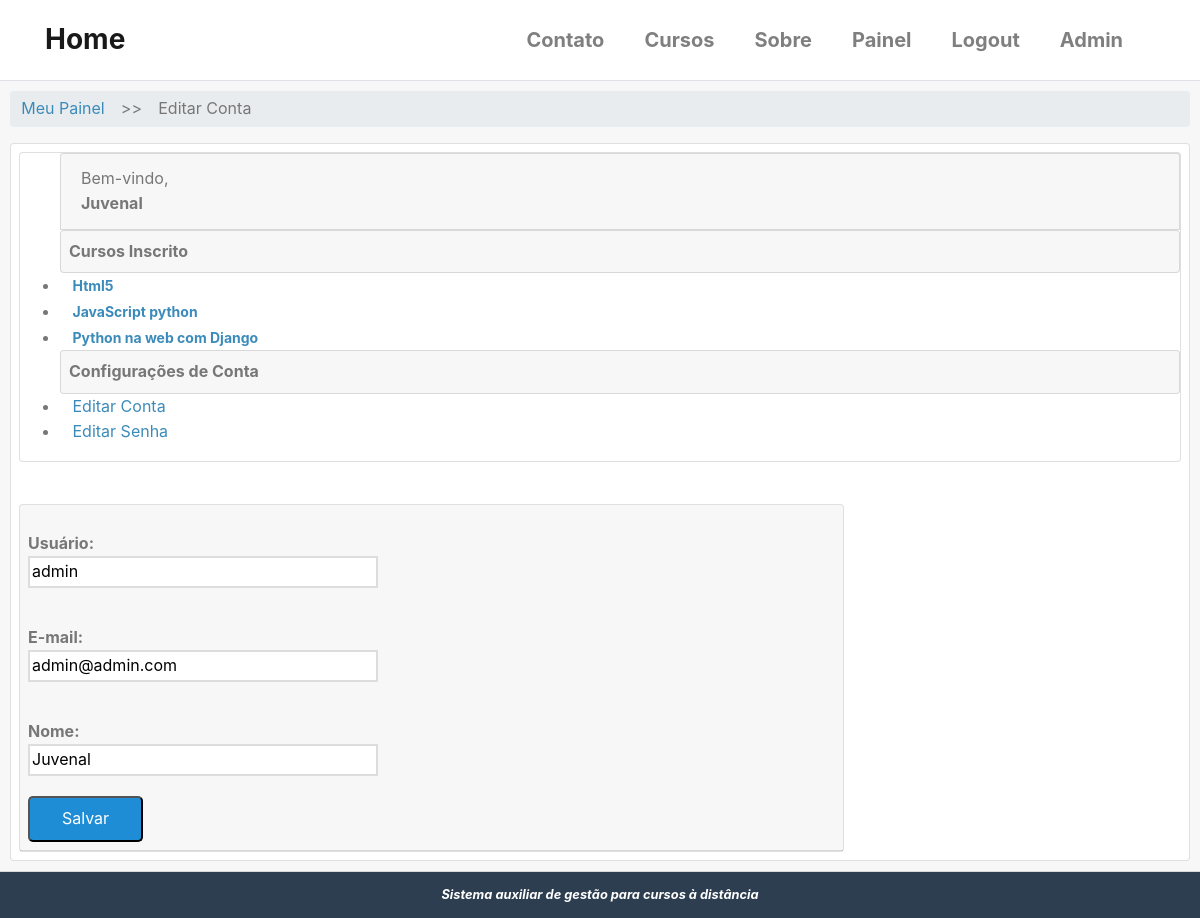
/conta/editar/usuario/ (signed in), run on the app's committed database.
### accounts/models.py (models this page shows, shortened)
class User(AbstractBaseUser, PermissionsMixin):
    username = models.CharField(
        'Usuário', max_length=30, unique=True,
        validators = [validators.RegexValidator(re.compile('^[\w.@+-]+$'),
        'O nome de usuário só pode conter letras, dígitos ou os seguintes caracteres: @/ ./ +/ -/ _',
        'Usuário inválido ou já existente!')]
    )
    email = models.EmailField('E-mail', unique=True)
    name = models.CharField('Nome', max_length=100, blank=True)
    is_active = models.BooleanField('Está ativo?', blank=True, default=True)
    is_staff = models.BooleanField('É da equipe?', blank=True, default=False)
    date_joined = models.DateTimeField('Data de Entrada', auto_now_add=True)
    objects = UserManager()
    USERNAME_FIELD = 'username'
    REQUIRED_FIELDS = ['email']
    class Meta:
        verbose_name = 'Usuário'
        verbose_name_plural = 'Usuários'
    def __str__(self):
        return self.name or self.username

### cursos/models.py (models this page shows, shortened)
class Enrollment(models.Model):
    STATUS_CHOICES = (
        (0, 'Pendente'),
        (1, 'Aprovado'),
        (2, 'Cancelado'),
        (3, 'Recusado'),
    )
    usuario = models.ForeignKey(
        settings.AUTH_USER_MODEL,
        verbose_name='Usuário',
        related_name='enrollments',
        on_delete=models.DO_NOTHING
    )
    curso = models.ForeignKey(
        Cursos, verbose_name='Curso',
        related_name='enrollments',
        on_delete=models.DO_NOTHING
    )
    status = models.ImageField(
        'Situação',
        choices=STATUS_CHOICES,
        default=0,
        blank=True
    )
    criado_em = models.DateTimeField('Criado em', auto_now_add=True)
    atualizado_em = models.DateTimeField('Atualizado em ', auto_now_add=True)
    class Meta:
        verbose_name = 'Inscrição'
        verbose_name_plural = 'Inscrições'
        """
        unique_together/unicidade - combina a unicidade entre cursos e usuário,
        ou seja, cada usuário se increve apenas uma vez para cada curso.
        """
        unique_together = (('usuario', 'curso'),)

class Cursos(models.Model):
    nome = models.CharField('Nome', max_length=100)
    slug = models.SlugField('Atalho')
    descricao = models.TextField('Descrição Simples', blank=True)
    sobre = models.TextField('Sobre o Curso', blank=True)
    data_inicial = models.DateField(
        'Data de início', null=True, blank=True,
    )
    imagem = models.ImageField(
        upload_to='cursos/imagens', verbose_name='Imagem',
        null=True, blank=True
    )
    criado_em = models.DateTimeField('Criado em', auto_now_add=True)
    atualizado_em = models.DateTimeField('Atualizado em ', auto_now_add=True)
    objects = CursosManager()
    def __str__(self):
        return self.nome
    class Meta:
        verbose_name = 'Curso'
        verbose_name_plural = 'Cursos'
        ordering = ['nome']  # ['-name'] ordem decrescente

### accounts/views.py (the view)
# urls.py: path('editar/usuario/', views.editar_usuario, name='editar_usuario'),
@login_required
def editar_usuario(request):
    template_name = 'accounts/editar_usuario.html'
    context = {}
    if request.method == 'POST':
        form = EditarUsuarioForm(request.POST, instance=request.user)
        if form.is_valid():
            form.save()
            messages.success(request,
                'Dados alterados com sucesso!!!'
                )
            return redirect('accounts:painel')
    else:
        form = EditarUsuarioForm(instance=request.user)
    context['form'] = form
    return render(request, template_name, context)

### accounts/forms.py
class EditarUsuarioForm(forms.ModelForm):
    class Meta:
        model = User
        fields = ['username', 'email', 'name']

### cursos/templatetags/cursos_tags.py (called while the page is built)
@register.simple_tag
def listar_meus_cursos(user):
    return Enrollment.objects.filter(usuario=user)

### templates/accounts/editar_usuario.html (shortened to what this page needs)
{% extends "accounts/dashboard.html" %}
{% block breadcrumb %}
    {{ block.super }}
    <li style='margin: 5px;'>>></li>
    <li><a>Editar Conta</a></li>
{% endblock %}
{% block dashboard_content %}
<form class="pure-form pure-form-stacked" method="POST">
    <fieldset>
        {% for field in form %}
        <div class="pure-control-group">
            <p style='padding: 0; margin: 2px 0 0 0;'>{{ field.label_tag }}</p>
            {{ field }}
        </div>
        {% endfor %}
        <div class="pure-controls">
            <button type="submit"
            class="pure-button pure-button-primary">
            Salvar</button>
        </div>
    </fieldset>
</form>
{% endblock %}

### templates/accounts/dashboard.html (shortened to what this page needs)
{% extends "base.html" %}
{% load static %}
{% load cursos_tags %}
{% block content %}
{% listar_meus_cursos user as enrollments %}
<div class="card-header" style='padding: 10px;'>
    <div class="">
        <ul class="breadcrumb pure-menu-heading">
            {% block breadcrumb %}
            <li><a class="" href="{% url 'accounts:painel' %}">Meu Painel</a></li>
            {% endblock %}
        </ul>
    </div>
    <div class="card" style='margin: auto;'>
        <div class="pure-g-r content-ribbon">
            <div class="pure-u-1-4 m-2">
                <div class="card pure-menu pure-menu-open">
                    <ul>
                        <li class="card card-header">
                            Bem-vindo, <strong>{{ user }}</strong>
                        </li>
                        {% block menu_options %}
                        <li class="card card-header p-2"><strong>Cursos Inscrito</strong></li>
                        {% for enrollment in enrollments %}
                        <li>
                            <a href="{% url 'cursos:anuncios' enrollment.curso.slug %}">
                                <strong style="font-size: 14px">{{ enrollment.curso }}</strong>
                            </a>
                        </li>
                        {% empty %}
                        <li style='padding: 5px 0 5px 15px;'>Não há inscrições</li>
                        {% endfor %}
                        <li class="card card-header p-2"><strong>Configurações de Conta</strong></li>
                        <li>
                            <a href="{% url 'accounts:editar_usuario' %}">
                                Editar Conta
                            </a>
                        </li>
                        <li>
                            <a href="{% url 'accounts:editar_senha' %}">
                            Editar Senha</a>
                        </li>
                        {% endblock menu_options %}
                    </ul>
                </div>
            </div>
            <br>
            <div class="carddash pure-u-2-3 m-2">
                <div class="card">
                    <div class="card-header p-2">
                    {% block dashboard_content %}{% endblock %}
                    </div>
                </div>
            </div>
        </div>
    </div>
</div>
{% endblock content %}

### static/css/styles1.css (style rules this page uses)
* { -webkit-box-sizing: border-box; -moz-box-sizing: border-box; box-sizing: border-box; }
a { color: #3b8bba; }
.pure-menu li a { padding-left: 0.5em; }
.carddash { margin: 40px; width: 70%; }
.pure-form label { margin: 1em 0 0; font-weight: bold; font-size: 100%; }
.pure-form input[type], .pure-form textarea, .pure-form select { border: 2px solid #ddd; box-shadow: none; font-size: 100%; width: 100%; max-width: 350px; margin-bottom: 0.3em; }
.pure-form .pure-control-group { margin-bottom: 1em; }
.pure-button-primary { background-color: #1f8dd6; color: white; padding: 0.5em 2em; border-radius: 5px; }
ul.breadcrumb { padding: 0; }
ul.breadcrumb li { display: inline-block; }
ul.breadcrumb li a { display: inline-block; padding: 0.3em 0.7em; }
a { color: #3b8bba; text-decoration: none; }

### data on the page
User: name "Juvenal", form "admin" "admin@admin.com" "Juvenal"
Enrollment: curso "Html5"
Enrollment: curso "JavaScript python"
Enrollment: curso "Python na web com Django"

### other printed values
{{ field.label_tag }} "Usuário:" "E-mail:" "Nome:"
